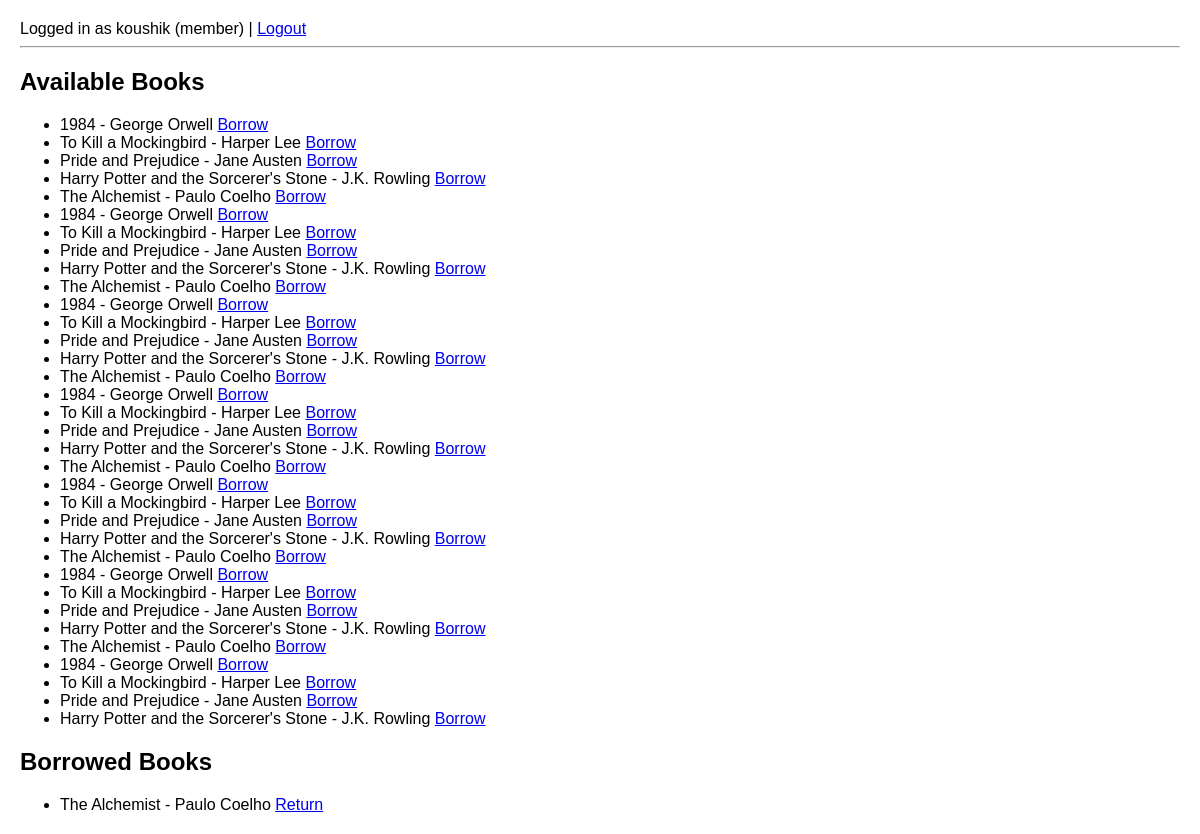
Page /member/books (signed in) on the committed database.
### tables this page shows
CREATE TABLE books (
        id INTEGER PRIMARY KEY AUTOINCREMENT,
        title TEXT,
        author TEXT,
        available INTEGER
    );

### member.py (the view)
@member_bp.route("/books")
@login_required
@role_required("member")
def books():
    db = get_db()
    available_books = db.execute("SELECT * FROM books WHERE available=1").fetchall()
    borrowed_books = db.execute("""
        SELECT b.id, b.title, b.author FROM books b
        JOIN borrowed_books bb ON b.id = bb.book_id
        WHERE bb.user_id=?
    """, (g.user["id"],)).fetchall()
    return render_template("member/books.html",
                           books=available_books,
                           borrowed_books=borrowed_books,
                           user=g.user)

### auth.py (called while the page is built)
def decode_jwt(token):
    try:
        return jwt.decode(token, app.config["SECRET_KEY"], algorithms=["HS256"])
    except:
        return None

def login_required(fn):
    @wraps(fn)
    def wrapper(*args, **kwargs):
        token = request.cookies.get("access_token")
        if not token:
            return redirect(url_for("login"))
        decoded = decode_jwt(token)
        if not decoded:
            return redirect(url_for("login"))
        g.user = {
            "id": decoded["user_id"],
            "username": decoded["username"],
            "role": decoded["role"]
        }
        return fn(*args, **kwargs)
    return wrapper

def role_required(role):
    def decorator(fn):
        @wraps(fn)
        def wrapper(*args, **kwargs):
            if not g.user or g.user["role"] != role:
                flash("Unauthorized access!")
                return redirect(url_for("login"))
            return fn(*args, **kwargs)
        return wrapper
    return decorator

### database.py (called while the page is built)
def get_db():
    conn = sqlite3.connect(DB)
    conn.row_factory = sqlite3.Row
    return conn

### templates/member/books.html
{% extends "base.html" %}
{% block content %}
<h2>Available Books</h2>
<ul>
    {% for b in books %}
    <li>{{ b.title }} - {{ b.author }}
        <a href="{{ url_for('member.borrow_book', book_id=b.id) }}">Borrow</a>
    </li>
    {% else %}
    <li>No books available right now.</li>
    {% endfor %}
</ul>
<h2>Borrowed Books</h2>
<ul>
    {% for b in borrowed_books %}
    <li>{{ b.title }} - {{ b.author }}
        <a href="{{ url_for('member.return_book', book_id=b.id) }}">Return</a>
    </li>
    {% else %}
    <li>You have not borrowed any books.</li>
    {% endfor %}
</ul>
{% endblock %}

### templates/base.html (shortened to what this page needs)
<!DOCTYPE html>
<html lang="en">
<head>
    <link rel="stylesheet" href="{{ url_for('static', filename='style.css') }}">
</head>
<body>
    <nav>
        {% if g.get('user') %}
        Logged in as {{ g.user.username }} ({{ g.user.role }}) |
        <a href="{{ url_for('logout') }}">Logout</a>
        {% else %}
        <a href="{{ url_for('login') }}">Login</a> |
        <a href="{{ url_for('register') }}">Register</a>
        {% endif %}
    </nav>
    <hr>
    {% block content %}{% endblock %}
</body>
</html>

### templates/static/style.css (style rules this page uses)
body { font-family: Arial, sans-serif; margin: 20px; }
nav a { margin-right: 10px; }

### rows in the picture
books: title "1984", author "George Orwell"
books: title "To Kill a Mockingbird", author "Harper Lee"
books: title "Pride and Prejudice", author "Jane Austen"
books: title "Harry Potter and the Sorcerer's Stone", author "J.K. Rowling"
books: title "The Alchemist", author "Paulo Coelho"
books: title "1984", author "George Orwell"
books: title "To Kill a Mockingbird", author "Harper Lee"
books: title "Pride and Prejudice", author "Jane Austen"
books: title "Harry Potter and the Sorcerer's Stone", author "J.K. Rowling"
books: title "The Alchemist", author "Paulo Coelho"
books: title "1984", author "George Orwell"
books: title "To Kill a Mockingbird", author "Harper Lee"
books: title "Pride and Prejudice", author "Jane Austen"
books: title "Harry Potter and the Sorcerer's Stone", author "J.K. Rowling"
books: title "The Alchemist", author "Paulo Coelho"
books: title "1984", author "George Orwell"
books: title "To Kill a Mockingbird", author "Harper Lee"
books: title "Pride and Prejudice", author "Jane Austen"
books: title "Harry Potter and the Sorcerer's Stone", author "J.K. Rowling"
books: title "The Alchemist", author "Paulo Coelho"
books: title "1984", author "George Orwell"
books: title "To Kill a Mockingbird", author "Harper Lee"
books: title "Pride and Prejudice", author "Jane Austen"
books: title "Harry Potter and the Sorcerer's Stone", author "J.K. Rowling"
books: title "The Alchemist", author "Paulo Coelho"
books: title "1984", author "George Orwell"
books: title "To Kill a Mockingbird", author "Harper Lee"
books: title "Pride and Prejudice", author "Jane Austen"
books: title "Harry Potter and the Sorcerer's Stone", author "J.K. Rowling"
books: title "The Alchemist", author "Paulo Coelho"
books: title "1984", author "George Orwell"
books: title "To Kill a Mockingbird", author "Harper Lee"
books: title "Pride and Prejudice", author "Jane Austen"
books: title "Harry Potter and the Sorcerer's Stone", author "J.K. Rowling"
books: title "The Alchemist", author "Paulo Coelho"

### other values in the picture
{{ g.user.username }} "koushik"
{{ g.user.role }} "member"
